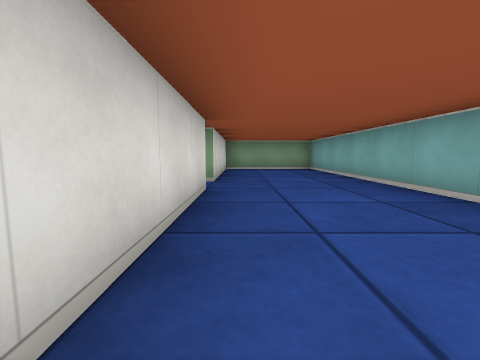
View 1 (above)

19 first-person views from a walk through a cub3D ray-caster map. The camera is about half as high as the walls, tilts 6° down and sees 90° across. The floor is counted in squares. Each view is taken from the middle of a square. On the plan, view 1 faces up. The plan holds only what a view shows up to about 9 squares ahead; the rest is blank.

View 2
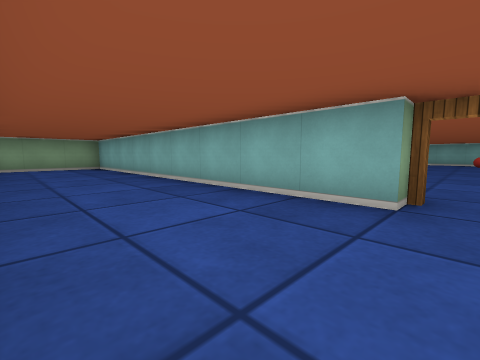

View 3
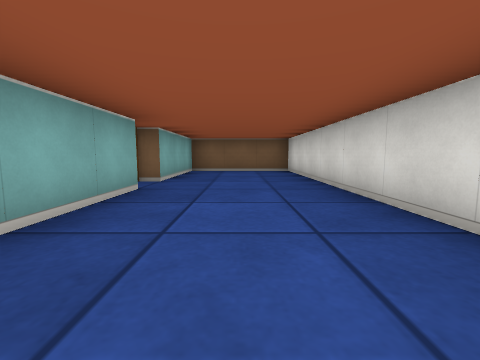

View 4
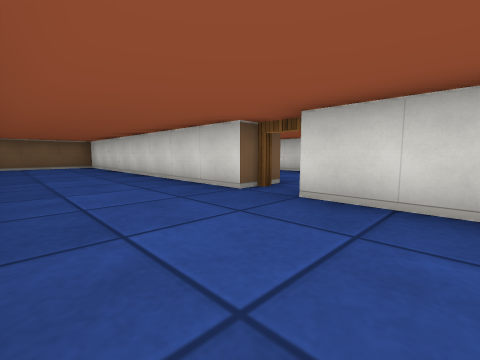

View 5
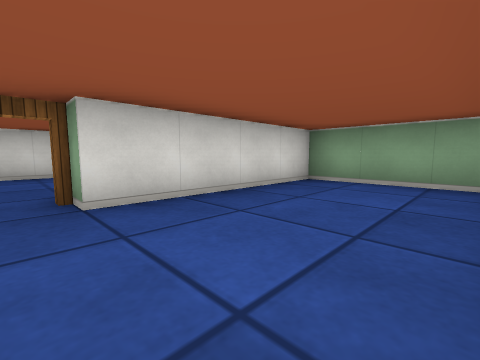

View 6
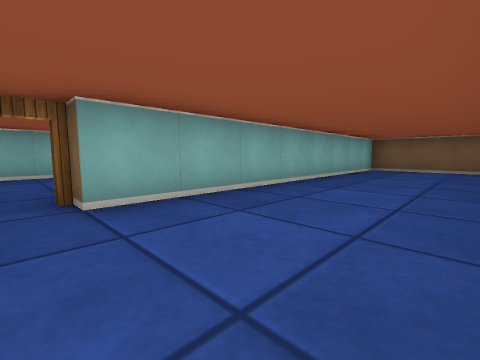

View 7
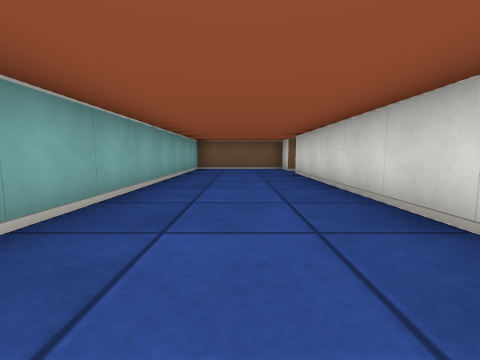

View 8
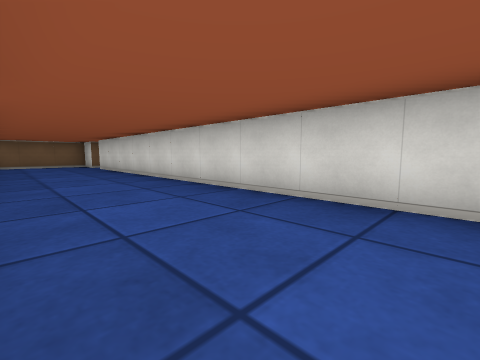

View 9
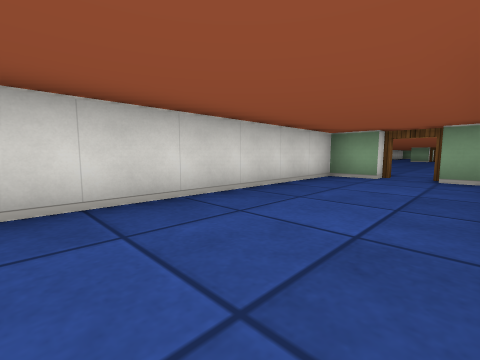

View 10
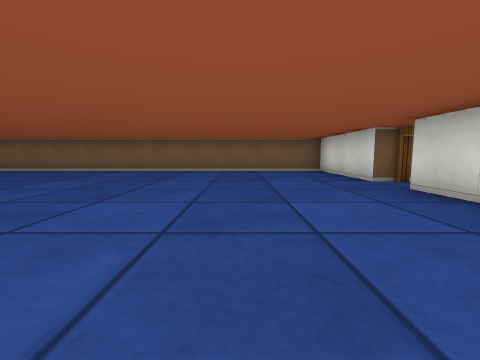

View 11
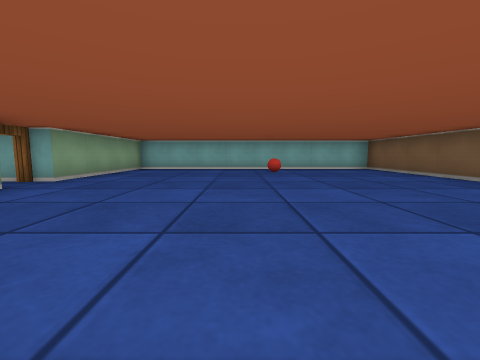

View 12
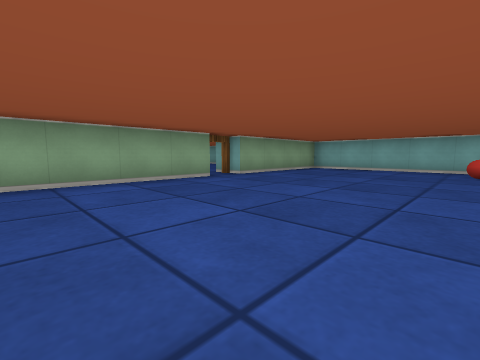

View 13
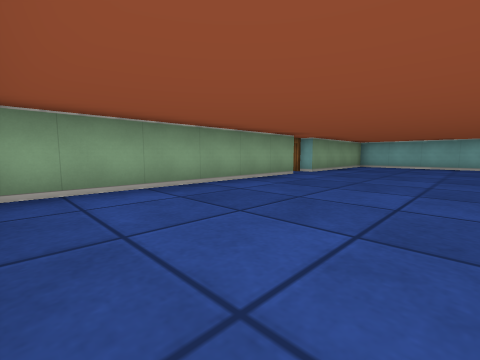

View 14
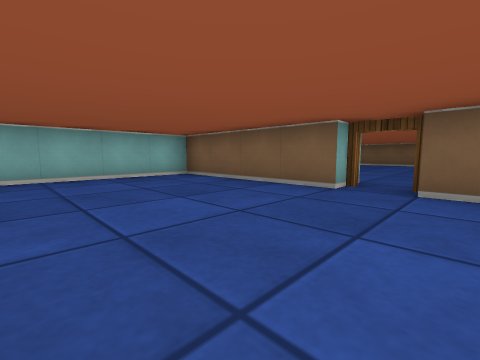

View 15
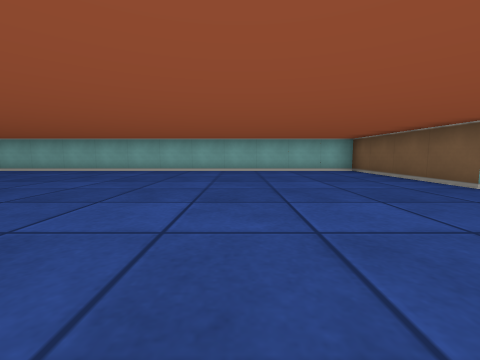

View 16
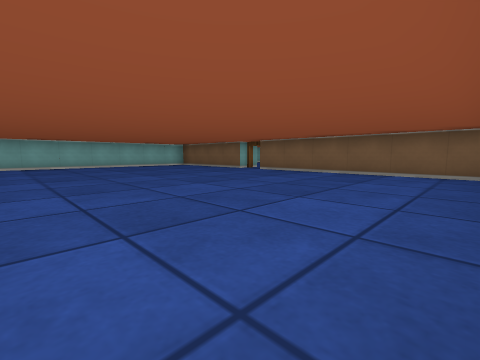

View 17
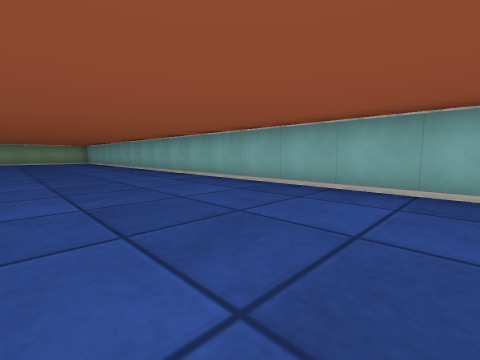

View 18
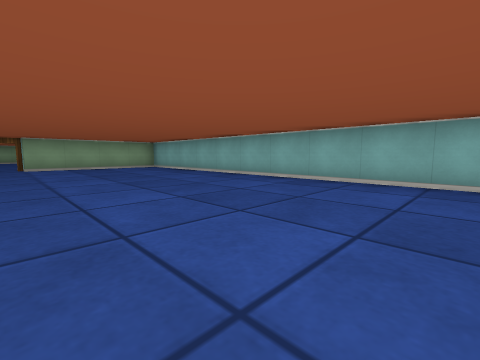

View 19
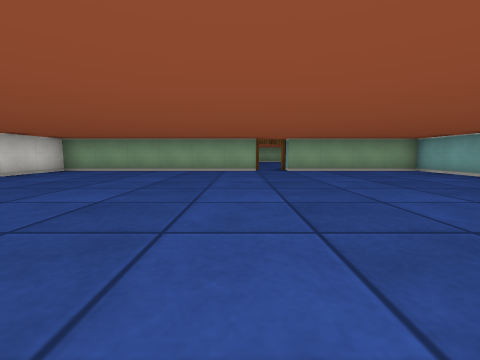

### Floor plan
Points are (right, up) in squares from view 1. A wall is a line through its corners. A room is listed if a view was taken in it or the views show most of it. See-through windows are left out.
Room 1 (views 1, 2, 3, 4, 5)
walls: (-0.5, 3.5) (-0.5, -4.5) (2.5, -4.5) (2.5, -1.5); (2.5, -0.5) (2.5, 8.5) (-0.5, 8.5) (-0.5, 4.5)
ways out: open door at (-1, 4) to room 2; open door at (3, -1) to room 3
Room 2 (views 6, 7, 8, 9)
walls: (-4.5, -3.5) (-4.5, -4.5) (-1.5, -4.5) (-1.5, 3.5); (-3.5, 8.5) (-4.5, 8.5) (-4.5, -2.5); (-1.9, 8.5) (-2.5, 8.5)
ways out: open door at (-1, 4) to room 1; open door at (-5, -3); open door at (-3, 9)
Room 3 (views 10, 11, 12, 13)
walls: (9.5, 3.5) (3.9, 3.5); (3.5, 0.6) (3.5, -0.5); (3.5, -1.5) (3.5, -4.5) (14.5, -4.5) (14.5, 3.5) (10.5, 3.5)
ways out: open door at (3, -1) to room 1; open door at (10, 4) to room 4
objects: ball (13, -1)
Room 4 (views 14, 15, 16, 17, 18, 19)
walls: (9.5, 27.5) (3.5, 27.5) (3.5, 25.4); (10.5, 4.5) (14.5, 4.5) (14.5, 27.5) (10.5, 27.5); (3.9, 4.5) (9.5, 4.5)
ways out: open door at (10, 4) to room 3; open door at (10, 28)

Positions as (right, up) in squares from view 1, and headings:
1: (0, 0), facing up
2: (0, -1), facing up-right
3: (1, 3), facing down
4: (2, 6), facing down-left
5: (2, 4), facing up-left
6: (-4, 4), facing down-right
7: (-3, 4), facing down
8: (-2, 7), facing down-left
9: (-2, 3), facing up-left
10: (6, 3), facing down
11: (6, 0), facing right
12: (6, -1), facing up-right
13: (4, 0), facing up-right
14: (9, 8), facing down-right
15: (7, 8), facing right
16: (4, 11), facing down-right
17: (11, 12), facing up-right
18: (10, 18), facing up-right
19: (9, 20), facing up
